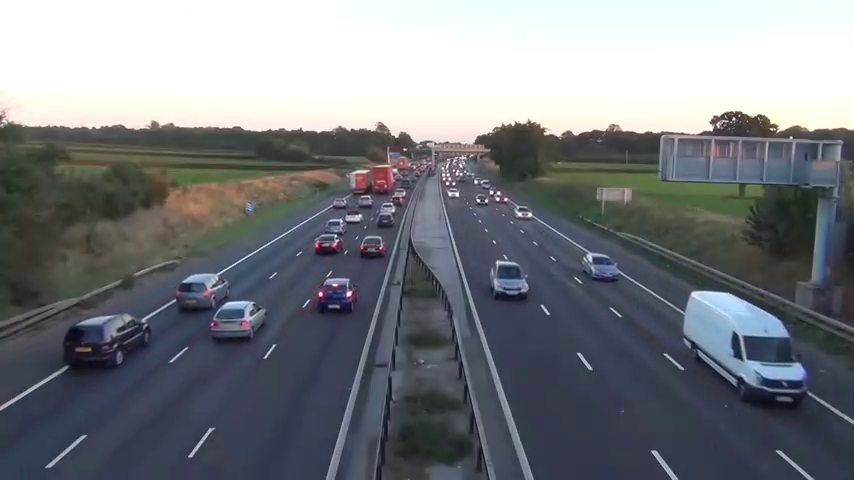
#> input picture frame 154 of Resources/Videos/video2.mp4, 854 x 480 px
$ python 02-ObjectDetectionWithRectangle.py
#> lines starting #> are read from the running program, lines starting #| are printed output that depends on the picture; after the words box and inside, x2 and y2 are one past the last pixel; in counts of white or black regions, pixels touching at a corner belong together
#> further down, fram1 is the input picture: shape (480, 854, 3); mean B, G, R 129.2, 124.3, 120.4
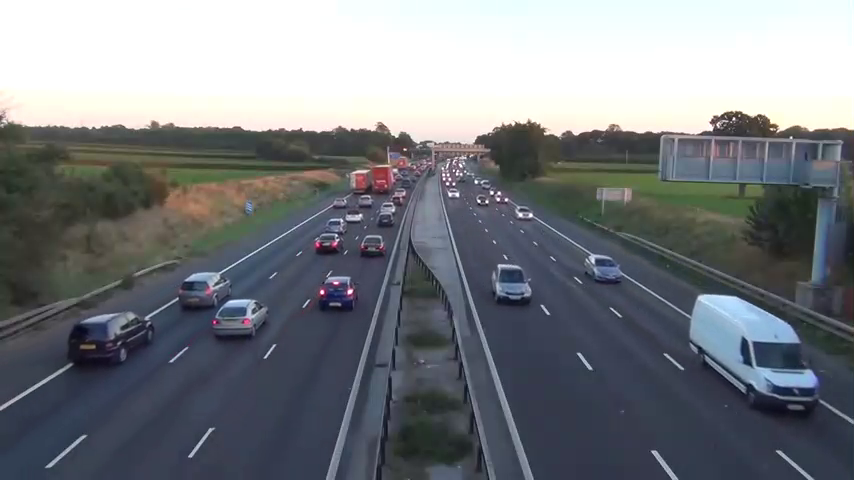
#> input picture frame 155 of Resources/Videos/video2.mp4, 854 x 480 px
#> further down, fram2 is the input picture: shape (480, 854, 3); mean B, G, R 129.4, 124.4, 120.5
import cv2
import numpy as np

def saveResultImage(img, contours, minarea, maxarea, num):
    for contour in contours:
        (x,y,w,h) = cv2.boundingRect(contour)
        if w >= minarea and w < maxarea:
            if h >= minarea and h < maxarea:
                (x,y,w,h) = cv2.boundingRect(contour)
                crop_img=img[y:y+h,x:x+w]
                num = num + 1
                imgname=str(num)
                imgpath="Result/"+imgname+".jpg"
                cv2.imwrite(imgpath,crop_img)
                print(str(num)+"--"+imgpath+"--"+str(w)+" "+str(h))
                print("-------------------")

def detectobject(fram, cascadeclasifier):
    gray = cv2.cvtColor(fram, cv2.COLOR_BGR2GRAY)
    objs = cascadeclasifier.detectMultiScale(gray, 1.25, 4)
    return objs

def drawrectangle(img, contours, minarea, maxarea):
    for contour in contours:
        (x,y,w,h) = cv2.boundingRect(contour)
        if w >= minarea and w < maxarea:
            if h >= minarea and h < maxarea:
                img=cv2.putText(img,str(x) + "," + str(y),(x,y),cv2.FONT_HERSHEY_COMPLEX,0.5,(255,0,255),1)
                cv2.rectangle(img,(x,y),(x+w,y+h),(0,0,255),1)
                if x >= 30 and x < 392:
                    if (y+h) >= 250 and (y+h) < 320:
                        img=cv2.putText(img,"x=" + str(x) + ",y=" + str(x),
                                        (x,y+h),cv2.FONT_HERSHEY_COMPLEX,
                                        0.5,(255,0,255),1)
                        cv2.rectangle(img,(x,y),(x+w,y+h),(0,255,0),1)
                        objs = detectobject(img, cascadeclasifier)
                        for (x,y,w,h) in objs:
                            cv2.rectangle(img,(x,y),(x+w,y+h),(255,0,0),2)

def findDiff(fram1, fram2):
    diff = cv2.absdiff(fram1, fram2)
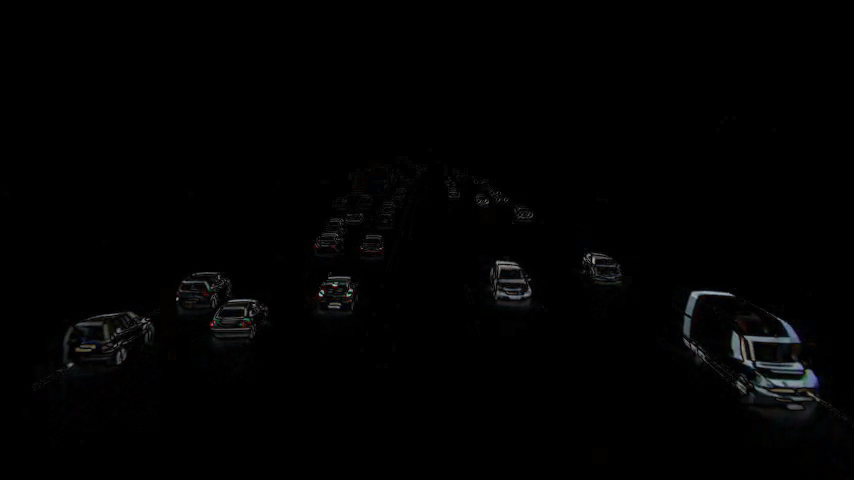
#> diff: shape (480, 854, 3); mean B, G, R 2.1, 2, 1.9
    gray = cv2.cvtColor(diff,cv2.COLOR_BGR2GRAY)
    blur = cv2.GaussianBlur(gray, (5,5), 0)
    _, thresh = cv2.threshold(blur,20,255,cv2.THRESH_BINARY)
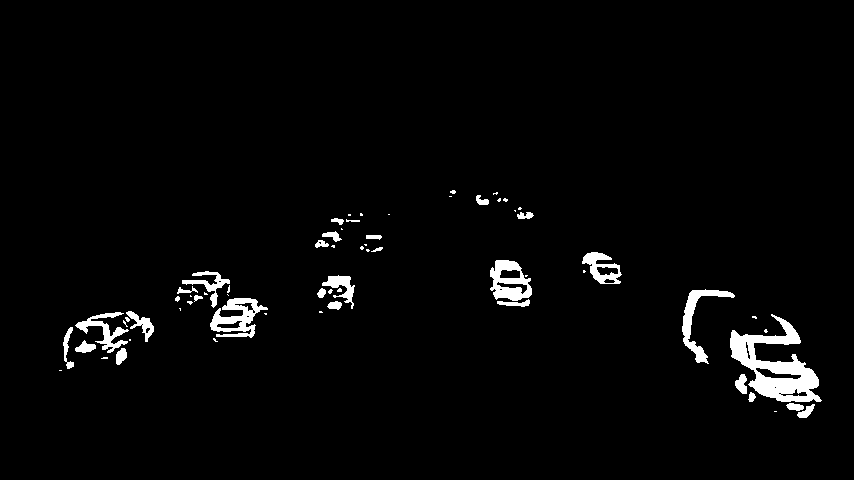
#> thresh: shape (480, 854); 2.7% white; 66 white regions (36 under 20 px), largest, box (x1, y1, x2, y2) and area: (730, 314, 822, 402) 3333, (210, 298, 268, 338) 1116, (490, 260, 532, 301) 1013
    dilated = cv2.dilate(thresh,None,iterations=3)
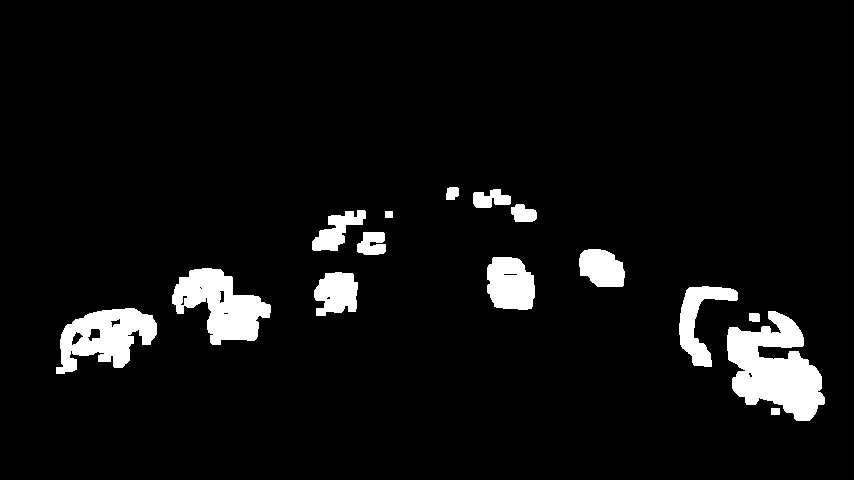
#> dilated: shape (480, 854); 5.9% white; 15 white regions
    contours, _ = cv2.findContours(dilated,cv2.RETR_TREE,cv2.CHAIN_APPROX_SIMPLE)
#> contours = 26 contours, 5 with area under 20; largest, box (x1, y1, x2, y2) and area: (727, 311, 825, 421) 6074, (172, 268, 271, 345) 4043, (56, 308, 157, 374) 3860, (487, 257, 535, 310) 2046, (679, 286, 738, 367) 1742
    return contours

def transparentarea(image):
    pts=np.array([(200,250),(30,320),(370,320),(392,250)],np.int32)
    imgcop=img.copy()
    cv2.fillPoly(imgcop,[pts],(50,0,0,))
    cv2.addWeighted(imgcop,0.5,img,0.5,0,img)
    cv2.polylines(image,[pts],True,(0,255,0))

cap = cv2.VideoCapture('./Resources/Videos/video2.mp4')
#cap = cv2.VideoCapture(0);
#url = 'https://192.168.43.1:8080/video'
#cap = cv2.VideoCapture(url)
cascadeclasifier = cv2.CascadeClassifier('./Resources/XmlFiles/car/TrainedHaarCascadeCar.xml')

ret, fram1 = cap.read()
ret, fram2 = cap.read()
minarea = 10
maxarea = 50

while cap.isOpened():

    contours = findDiff(fram1, fram2)

    ########   save input   ########
    # saveResultImage(fram1,contours,minarea,maxarea,num)
    ################################

    ######## draw rectangle ########
    drawrectangle(fram1, contours, minarea, maxarea)
#> the loop in drawrectangle, `for contour in contours:` made 26 passes
#> objs on passes 10, 21: [[480, 252, 57, 57], [212, 297, 54, 54]], [[211, 298, 52, 52]]
#> after the loop in drawrectangle, `for contour in contours:`:
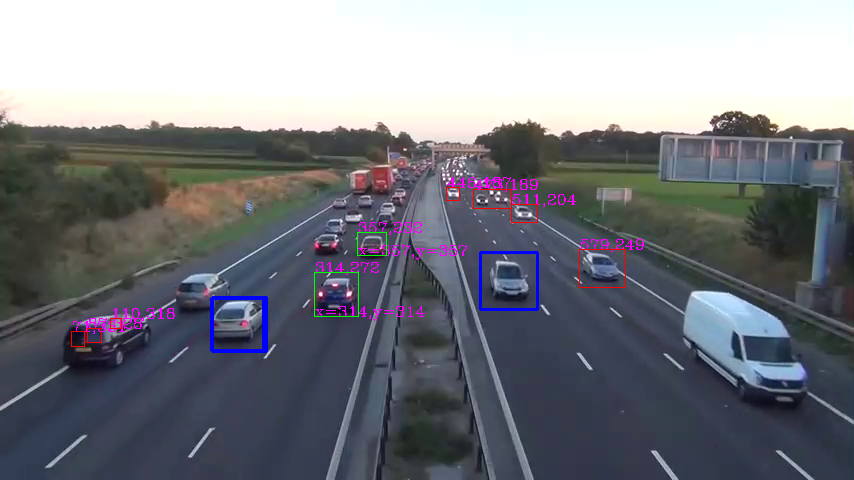
#> img: shape (480, 854, 3); mean B, G, R 130.5, 123.6, 121.3
    ################################

    #cv2.drawContours(fram1, contours,-1,(0,255,0),1)

    img=cv2.resize(fram1,None,fx=1,fy=1,interpolation=cv2.INTER_CUBIC)

    #transparentarea(img)

    cv2.imshow("feed", img)
    fram1 = fram2
    ret, fram2 = cap.read()
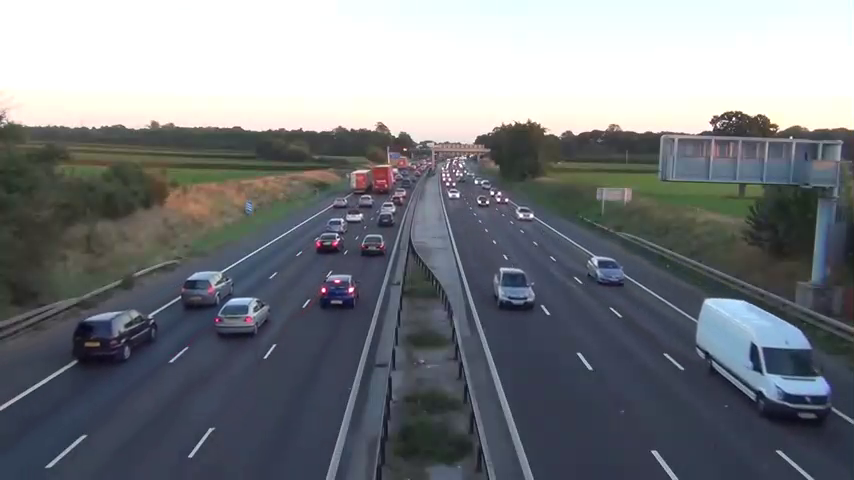
#> input picture frame 156 of Resources/Videos/video2.mp4, 854 x 480 px
#> fram2 is the input picture: shape (480, 854, 3); mean B, G, R 129.6, 124.5, 120.6

    if cv2.waitKey(40) == 27:
#> (key Esc is pressed here)
        break

cv2.destroyAllWindows()
cap.release()

$ run again, starting later in the video
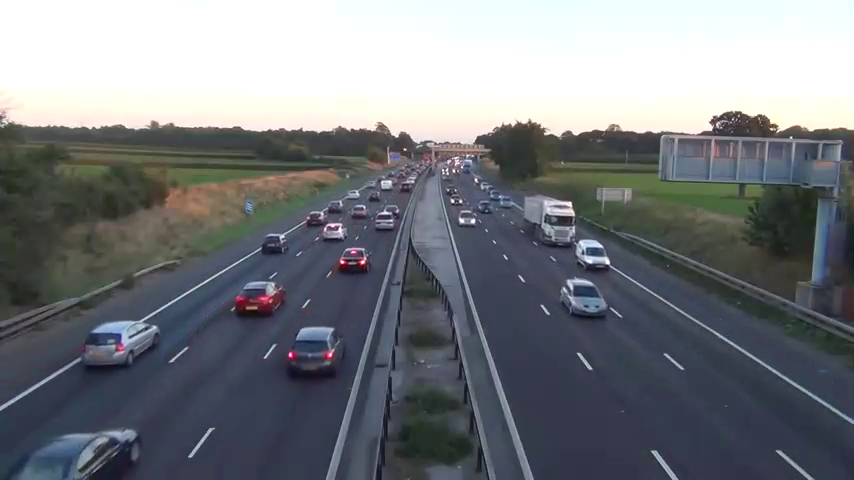
#> input picture frame 694 of Resources/Videos/video2.mp4, 854 x 480 px
#> fram1 is the input picture: shape (480, 854, 3); mean B, G, R 127.9, 123.2, 119.7
#> in findDiff, `_, thresh = cv2.threshold(blur,20,255,cv2.THRESH_BINARY)`:
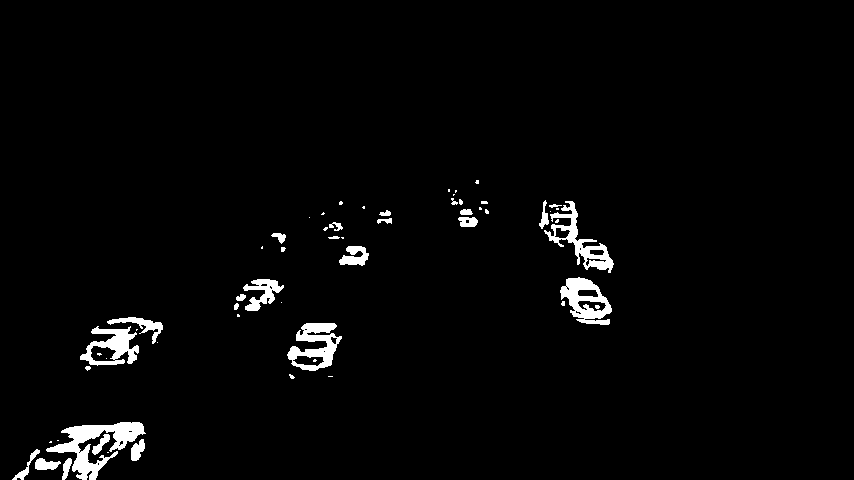
#> thresh: shape (480, 854); 2.6% white; 59 white regions (31 under 20 px), largest, box (x1, y1, x2, y2) and area: (46, 422, 146, 480) 2095, (544, 201, 614, 273) 1324, (287, 323, 342, 371) 1307
#> dilated: shape (480, 854); 5.5% white; 19 white regions
#> in findDiff, `contours, _ = cv2.findContours(dilated,cv2.RETR_TREE,cv2.CHAIN_APPROX_..`: contours = 33 contours, 12 with area under 20; largest, box (x1, y1, x2, y2) and area: (9, 419, 149, 480) 5306, (77, 314, 166, 374) 3286, (536, 197, 617, 276) 3122, (284, 320, 345, 374) 2449, (557, 274, 615, 328) 2282
#> the loop in drawrectangle, `for contour in contours:` made 33 passes
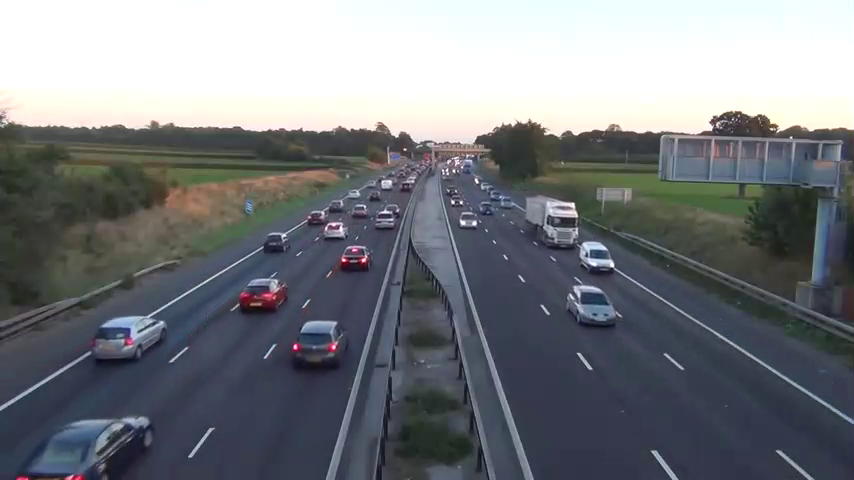
#> input picture frame 696 of Resources/Videos/video2.mp4, 854 x 480 px
#> fram2 is the input picture: shape (480, 854, 3); mean B, G, R 127.9, 123.2, 119.7

$ run again, starting later in the video
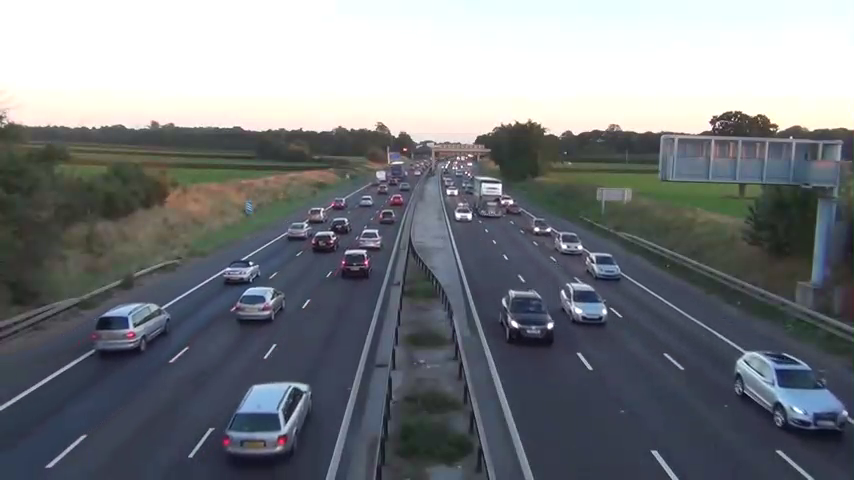
#> input picture frame 1235 of Resources/Videos/video2.mp4, 854 x 480 px
#> fram1 is the input picture: shape (480, 854, 3); mean B, G, R 129.4, 124.7, 120.7
#> in findDiff, `_, thresh = cv2.threshold(blur,20,255,cv2.THRESH_BINARY)`:
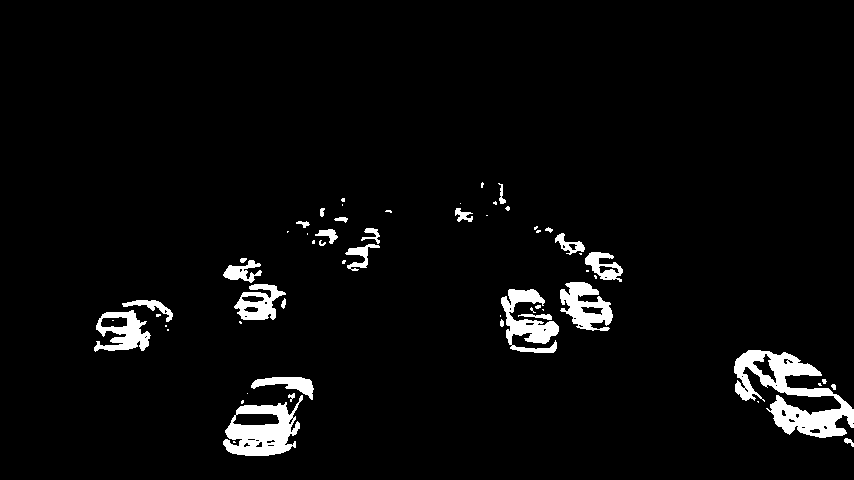
#> thresh: shape (480, 854); 4% white; 60 white regions (32 under 20 px), largest, box (x1, y1, x2, y2) and area: (734, 350, 854, 438) 4353, (223, 395, 303, 456) 2588, (501, 289, 559, 353) 1751
#> dilated: shape (480, 854); 7.7% white; 17 white regions
#> in findDiff, `contours, _ = cv2.findContours(dilated,cv2.RETR_TREE,cv2.CHAIN_APPROX_..`: contours = 36 contours, 8 with area under 20; largest, box (x1, y1, x2, y2) and area: (731, 347, 854, 450) 7969, (220, 374, 317, 459) 5908, (531, 223, 626, 334) 4513, (497, 286, 562, 356) 3554, (91, 297, 176, 355) 3254
#> the loop in drawrectangle, `for contour in contours:` made 36 passes
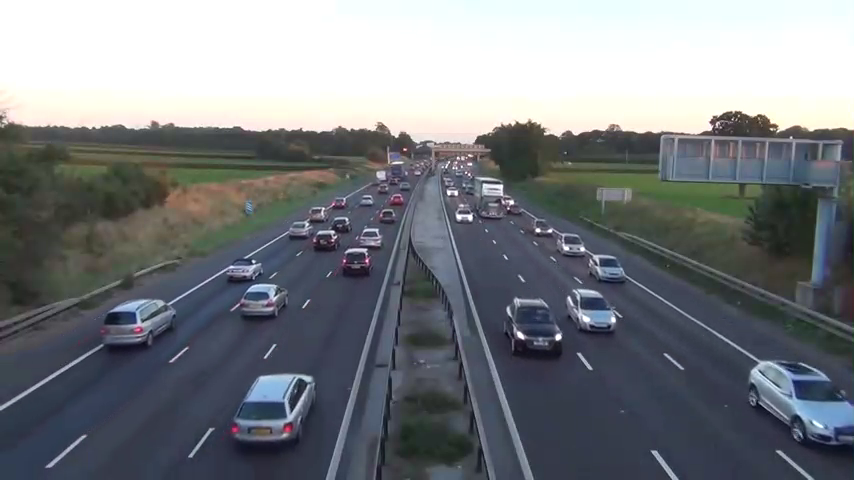
#> input picture frame 1237 of Resources/Videos/video2.mp4, 854 x 480 px
#> fram2 is the input picture: shape (480, 854, 3); mean B, G, R 129.4, 124.7, 120.7
